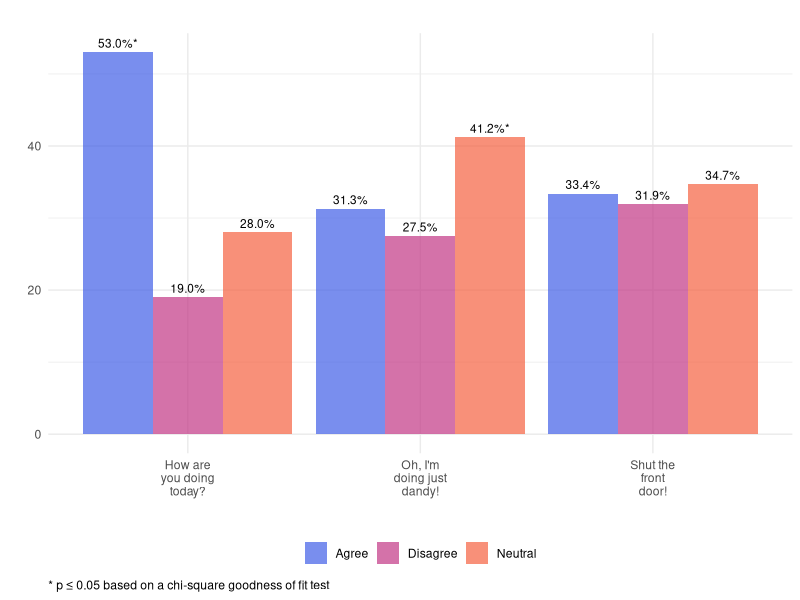

This figure's R source:
## ---- chunk 1
# Import dependencies
library(dplyr)
library(ggplot2)
library(ggtext)
library(stringr)
library(tidyr)
## ---- chunk 2
# This function renders a grouped bar plot of all nominal vectors inputted
render_props <- function(x) {
  
  # This function runs a chi-square goodness of fit test and computes props for a nominal vector
  get_props <- function(x, label) {
    
    # Run Chi-square goodness of fit test
    test <- chisq.test(
      x = x %>%
        table %>% 
        unname
    )
    
    # Compute props
    props <- x %>% 
      table %>%
      prop.table %>%
      as_tibble %>%
      rename(level = ".", prop = n) %>%
      mutate(
        item = label,
        prop = round(prop * 100, 1),
        stat_sig = ""
      ) %>%
      relocate(item, .before = level)
    
    # If stat sig
    if(test$p.value <= 0.05) {
      
      # Identify prop with largest residual
      largest_residual <- which(abs(test$residuals) == max(abs(test$residuals)))
      
      # Add asterisk to stat_sig vector row with largest residual
      props$stat_sig[largest_residual] <- "*"
      
    }
    
    return(props)
    
  }
  
  # Wrap vector names if too long
  names(x) <- str_wrap(
    string = names(x),
    width = 10
  )

  # Pivot all nominal vectors long, then run each vector through the get_props function
  df <- x %>%
    pivot_longer(cols = all_of(names(x))) %>%
    group_by(name) %>%
    reframe(get_props(value, unique(name))) %>%
    ungroup() %>%
    mutate(
      item = factor(
        x = item,
        levels = all_of(names(x))
      )
    )
  
  # Create color palette
  color_palette <- c(
    "#405DE6", 
    "#5B51D8", 
    "#833AB4",
    "#C13584",
    "#E1306C",
    "#FD1D1D",
    "#F56040",
    "#F77737",
    "#FCAF45",
    "#FFDC80"
  )
  
  # Select the number of colors needed
  fill_colors <- color_palette[
    seq(
      from = 1, 
      to = length(color_palette), 
      by = floor(length(color_palette) / length(levels(df$item)))
    )[1:length(levels(df$item))]
  ]
  
  # Render bar plot
  ggplot(
    data = df,
    mapping = aes(
      x = item, 
      y = prop, 
      fill = level,
      label = paste0(format(prop, nsmall = 1), "%", stat_sig)
    )
  ) + 
    geom_bar(stat = "identity", position = "dodge", alpha = 0.7) +
    geom_text(
      position = position_dodge(width = 0.9),
      aes(vjust = -0.5), 
      size = 3
    ) +
    scale_fill_manual(values = fill_colors) +
    labs(
      title = "",
      x = "", 
      y = "",
      caption = "&ast; p &le; 0.05 based on a chi-square goodness of fit test"
    ) +
    theme_minimal() +
    theme(
      legend.position = "bottom",
      legend.title = element_blank(),
      plot.caption = element_markdown(hjust = 0)
    )
  
} 
## ---- chunk 3
# Create fake data
df <- tibble(
  `How are you doing today?` = sample(
    x = c("Agree", "Disagree", "Neutral"),
    size = 1000,
    replace = TRUE,
    prob = c(0.5, 0.2, 0.3)
  ),
  `Oh, I'm doing just dandy!` = sample(
    x = c("Agree", "Disagree", "Neutral"),
    size = 1000,
    replace = TRUE,
    prob = c(0.3, 0.27, 0.43)
  ),
  `Shut the front door!` = sample(
    x = c("Agree", "Disagree", "Neutral"),
    size = 1000,
    replace = TRUE,
    prob = c(0.32, 0.33, 0.35)
  )
)
## ---- chunk 4
render_props(
  x = df %>% 
    select(
      `How are you doing today?`, 
      `Oh, I'm doing just dandy!`, 
      `Shut the front door!`
    )
)
